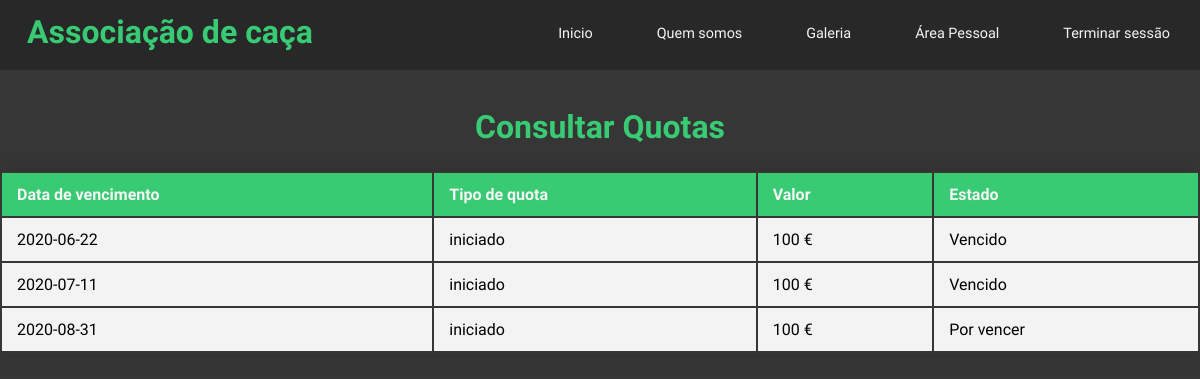
/payment/p_consultarQuotas.php (signed in), run on the app's committed database.
### tables this page shows
CREATE TABLE `quota` (
  `codQuota` int(11) NOT NULL,
  `codUtilizador` int(11) NOT NULL,
  `tipoQuota` int(11) NOT NULL,
  `dataVencimento` date NOT NULL,
  `estado` bit(1) NOT NULL,
  `ativo` bit(1) NOT NULL
);

CREATE TABLE `tipoquota` (
  `codTipo` int(11) NOT NULL,
  `descricao` varchar(20) NOT NULL,
  `valor` int(11) NOT NULL,
  `ativo` bit(1) NOT NULL
);

### payment/p_consultarQuotas.php (the view, shortened to what this page needs)
<!DOCTYPE html>
<html lang="en">
<head>
    <link rel="stylesheet" href="../css/style.css">
</head>
<body>
    <?php
        if(isset($_SESSION['utilizador']))
        {
            if(isset ($_SESSION['divida']) AND $_SESSION['divida'] = 1)
            {
                $_SESSION['title'] = "Atenção";
                $_SESSION['text'] = "O seu saldo não foi suficiente para liquidar as quotas em divida";
                $_SESSION['icon'] = "warning";
                $_SESSION['url'] = "../payment/clean_consultarQuotas.php";
            }
            else
            {
                $sql = "SELECT * FROM utilizador WHERE nomeUser = '".$_SESSION["utilizador"]."'";
                $res = mysqli_query($conn, $sql);
                $row = mysqli_fetch_array($res);
                $codUtilizador = $row['codUtilizador'];
                if($row['codPerfil']!=DESATIVADO && $row['codPerfil']!=POR_VALIDAR)
                {
    ?>
                    <header>
                        <div class="navbar">
                            <h1>Associação de caça</h1>
                            <ul>
                                <li><a href='../index.php'>Inicio</a></li>
                                <li><a href='../about.php'>Quem somos</a></li>
                                <li><a href='../gallery.php'>Galeria</a></li>
                                <li><a href='../p_areaPessoal.php'>Área Pessoal</a></li>
                                <li><a href='../logout/logout.php'>Terminar sessão</a></li>
                            </ul>
                        </div>
                    </header>
    <?php
                    $sql = "SELECT q.dataVencimento, q.estado, tq.descricao, tq.valor FROM quota AS q INNER JOIN tipoQuota AS tq ON (q.tipoQuota = tq.codTipo) WHERE q.codUtilizador = '$codUtilizador'";
                    $res = mysqli_query($conn, $sql);
                    echo
                    "
                    <br>
                    <br>
                    <h1>Consultar Quotas</h1>
                    <div class='content_table'>
                        <table width='100%'>
                            <thead>
                                <tr>
                                    <th>Data de vencimento</th>
                                    <th>Tipo de quota</th>
                                    <th>Valor</th>
                                    <th>Estado</th>
                                </tr>
                            </thead>
                    ";
                    while($row = mysqli_fetch_array($res))
                    {
                        if ($row['estado'] == 0)
                        {
                            $estado = "Por vencer";
                        }
                        else
                        {
                            $estado = "Vencido";
                        }
                        echo
                        "
                            <tbody>
                                <tr>
                                    <td>".$row['dataVencimento']."</td>
                                    <td>".$row['descricao']."</td>
                                    <td>".$row['valor']." € </td>
                                    <td>".$estado."</td>
                                </tr>
                            </tbody>
                        ";
                    }
                    echo
                    "
                        </table>
                    </div>
                    ";
                }
                else
                {
                    header('refresh:0; ../logout/logout.php');
                }
            }
        }
        else
        {
            header('refresh:0; ../logout/logout.php');
        }
    ?>
</body>
</html>

### css/style.css (style rules this page uses)
* { margin: 0px; padding: 0px; font-family: 'Open Sans Condensed', sans-serif; }
body { background: #363636; box-sizing: border-box; }
h1, h2, h3 { text-align: center; color: #39ca74; }
.navbar { width: 100%; height: 70px; background-color: #282828; }
.navbar h1 { position: absolute; padding: 3px; float: left; margin-left: 2%; margin-top: 10px; color: #39ca74; }
.navbar ul { width: auto; float: right; margin-top: 8px; }
.navbar li { display: inline-block; padding: 15px 30px; }
.navbar a { text-align: center; color: whitesmoke; text-decoration: none; font-size: 1.2vw; }
.content_table { border-collapse: collapse; margin: 25px 0; min-width: 400px; border-radius: 5px 5px 0 0; overflow: hidden; box-shadow: 0 0 20px rgba(0,0,0,0.15); }
.content_table thead tr { background-color: #39ca74; color: whitesmoke; text-align: left; font-weight: bold; }
.content_table th, td { padding: 12px 15px; }
.content_table tbody tr { background-color: #f3f3f3; }

### data on the page
quota: dataVencimento "2020-06-22", tipoQuota.descricao "iniciado", tipoQuota.valor "100", estado "Vencido"
quota: dataVencimento "2020-07-11", tipoQuota.descricao "iniciado", tipoQuota.valor "100", estado "Vencido"
quota: dataVencimento "2020-08-31", tipoQuota.descricao "iniciado", tipoQuota.valor "100", estado "Por vencer"
